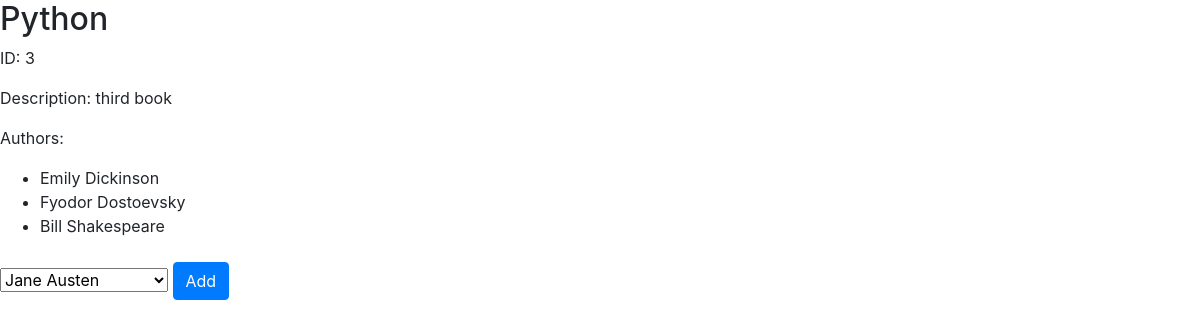
Page /book/3 on the committed database.
### books_authors_app/models.py (models this page shows)
class Book(models.Model):
    title = models.CharField(max_length=255)
    desc = models.TextField()
    created_at = models.DateTimeField(auto_now_add=True)
    updated_at = models.DateTimeField(auto_now=True)

class Author(models.Model):
    first_name = models.CharField(max_length=255)
    last_name = models.CharField(max_length=255)
    notes = models.TextField()
    books = models.ManyToManyField(Book, related_name="authors")
    created_at = models.DateTimeField(auto_now_add=True)
    updated_at = models.DateTimeField(auto_now=True)

### books_authors_app/views.py (the view)
# urls.py: path('book/<int:book_id>', views.book),
def book(request, book_id):
    context = {
        'book': Book.objects.get(id=book_id),
        'book_authors': Book.objects.get(id=book_id).authors.all(),
        'all_authors': Author.objects.all()
    }
    return render(request, 'books.html', context)

### books_authors_app/templates/books.html (shortened to what this page needs)
<!DOCTYPE html>
<html lang="en">
  <head>
    <link
      rel="stylesheet"
      href="https://cdn.jsdelivr.net/npm/bootstrap@4.3.1/dist/css/bootstrap.min.css"
    />
  </head>
  <body>
    <div>
      <h2>{{book.title}}</h2>
      <p>ID: {{book.id}}</p>
      <p>Description: {{book.desc}}</p>
    </div>
    <footer>
      <p>Authors:</p>
      <ul>
        {% for author in book_authors %}
        <li>{{author.first_name}} {{author.last_name}}</li>
        {% endfor %}
      </ul>
      <form action="/book/{{book.id}}/add_new_author" method="post">
        <select name="authors" id="authors">
          {% for author in all_authors %}
          <option value="{{author.id}}">
            {{author.first_name}} {{author.last_name}}
          </option>
          {% endfor %}
        </select>
        <button type="submit" class="btn btn-primary mb-2 mt-2">Add</button>
      </form>
    </footer>
  </body>
</html>

### rows in the picture
Book: title "Python", id "3", desc "third book"
Author: first_name "Emily", last_name "Dickinson"
Author: first_name "Fyodor", last_name "Dostoevsky"
Author: first_name "Bill", last_name "Shakespeare"

### other values in the picture
form field authors "Jane Austen"
